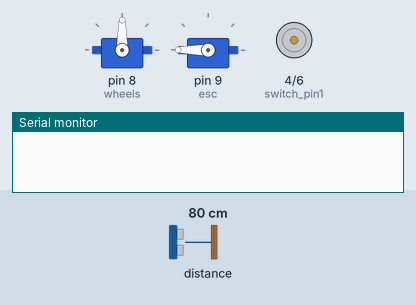
This sketch was run on a simulated Arduino Uno, built with avr-gcc and run on an emulated ATmega328P. Parts: 2 × servo, motor-driver pin pairs drawn as motors (green arrow = first pin HIGH = forward, orange = second pin HIGH = backward, longer = more drive), the last lines printed to the serial monitor. Wiring (inferred from the names in the program): LIDAR-Lite range finder at I2C address 0x62. Inputs (shaded band) come from the test bench; at power-on: distance to the obstacle 80 cm.

Above: at 0.1 s.
At 1.1 s:
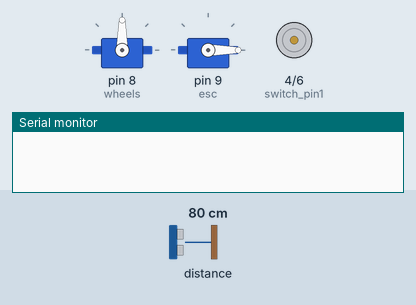
At 2.1 s:
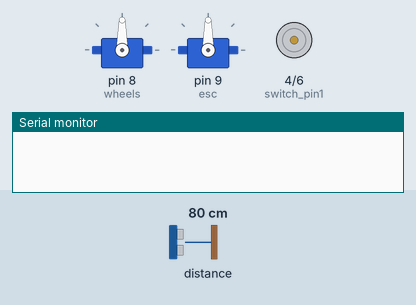
At 3.1 s:
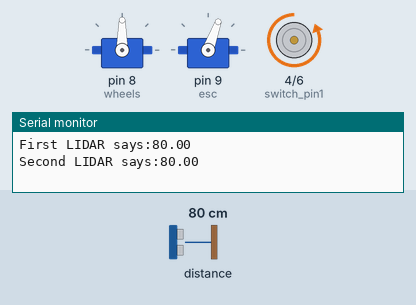
Timing chart, 0 to 40.0 s (numbered marks = the images above):
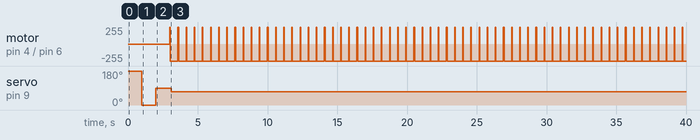

The sketch:

LIDAR_CAR_Pranay_YC.ino
```cpp
#include <Wire.h>
#include <math.h>
#include <Servo.h>
#define    LIDARLite_ADDRESS   0x62          // Default I2C Address of LIDAR-Lite.
#define    RegisterMeasure     0x00          // Register to write to initiate ranging.
#define    MeasureValue        0x04          // Value to initiate ranging.
#define    RegisterHighLowB    0x8f          // Register to get both High and Low bytes in 1 call.

int reading = 0;
int switch_pin1=4;
int switch_pin2=6;
double d_LIDAR1;
double d_LIDAR2;

Servo wheels; // servo for turning the wheels
Servo esc; // not actually a servo, but controlled like one!
bool startup = true; // used to ensure startup only happens once
int startupDelay = 1000; // time to pause at each calibration step
double maxSpeedOffset = 45; // maximum speed magnitude, in servo 'degrees'
double maxWheelOffset = 85; // maximum wheel turn magnitude, in servo 'degrees'

void setup(){
  Wire.begin(); // join i2c bus
  Serial.begin(9600); // start serial communication at 9600bps
  pinMode(switch_pin1, OUTPUT);
  pinMode(switch_pin2, OUTPUT);
  digitalWrite(switch_pin1,LOW);
  digitalWrite(switch_pin2,LOW);
  wheels.attach(8); // initialize wheel servo to Digital IO Pin #8
  esc.attach(9); // initialize ESC to Digital IO Pin #9
  calibrateESC();
}


/* Convert degree value to radians */
double degToRad(double degrees){
  return (degrees * 71) / 4068;
}


/* Convert radian value to degrees */
double radToDeg(double radians){
  return (radians * 4068) / 71;
}

/* Calibrate the ESC by sending a high signal, then a low, then middle.*/
void calibrateESC(){
    esc.write(180); // full backwards
    delay(startupDelay);
    esc.write(0); // full forwards
    delay(startupDelay);
    esc.write(90); // neutral
    delay(startupDelay);
    esc.write(90); // reset the ESC to neutral (non-moving) value
}


void loop(){
D_CAR();
esc.write(70); // full forwards
delay(500);
}


double D_CAR(){
//double a = getDistance_1();
//double b = getDistance_2();
for(int i=0;i<2;i++){
     if(i==0){
       digitalWrite(switch_pin1, HIGH);
       digitalWrite(switch_pin2, LOW);
      // while(d_LIDAR1==0.0){
       d_LIDAR1 = (double)get_LIDAR_data();
      // }
       Serial.print("First LIDAR says:");
       Serial.print(d_LIDAR1);
       Serial.println();
     }
     else if(i==1){
       digitalWrite(switch_pin1, LOW);
       digitalWrite(switch_pin2, HIGH);
      // while(d_LIDAR2==0.0){
       d_LIDAR2 = (double)get_LIDAR_data();
      // }
       Serial.print("Second LIDAR says:");
       Serial.print(d_LIDAR2);
       Serial.println();
     }
}
double a = d_LIDAR1;
double b = d_LIDAR2;
double w = 13.0;
double l = 26.0;
double c = ((a+b+w)/2);
double __d = (l/(a-b));
double __f = atan(__d);

if (abs(a-b) < 5){
  wheels.write(90);
}
else{
if (__f < 0){  // The car is going right
double orientation =  (180 + radToDeg(__f));
Serial.print("Orientation : ");
Serial.println(orientation);
double wheelwrite =  (orientation) ;
Serial.print("wheelwrite : ");
Serial.print(wheelwrite);
wheels.write(wheelwrite) ;

}

if( __f > 0){
double orientation = radToDeg(__f);
Serial.print("Orientation : ");
Serial.println(orientation);
double wheelwrite = (orientation);
Serial.print("wheelwrite : ");
Serial.print(wheelwrite);
wheels.write(wheelwrite) ;
}

}

//Serial.print("IR_1 : ");
//Serial.println(b);
//Serial.print("IR_2 : ");
//Serial.println(a);


}

int get_LIDAR_data()
{
    Wire.beginTransmission((int)LIDARLite_ADDRESS); // transmit to LIDAR-Lite
  Wire.write((int)RegisterMeasure); // sets register pointer to  (0x00)
  Wire.write((int)MeasureValue); // sets register pointer to  (0x00)
  Wire.endTransmission(); // stop transmitting

  delay(20); // Wait 20ms for transmit

  Wire.beginTransmission((int)LIDARLite_ADDRESS); // transmit to LIDAR-Lite
  Wire.write((int)RegisterHighLowB); // sets register pointer to (0x8f)
  Wire.endTransmission(); // stop transmitting

  delay(20); // Wait 20ms for transmit

  Wire.requestFrom((int)LIDARLite_ADDRESS, 2); // request 2 bytes from LIDAR-Lite

  if(2 <= Wire.available()) // if two bytes were received
  {
    reading = Wire.read(); // receive high byte (overwrites previous reading)
    reading = reading << 8; // shift high byte to be high 8 bits
    reading |= Wire.read(); // receive low byte as lower 8 bits
    //Serial.println(reading); // print the reading
  }
}
```

Measured:
- by itself, motor on pin 4 (switch_pin1) / pin 6 (switch_pin2): alternates forward 255/255 for 0.04 s and backward 255/255 for 0.54 s
- by itself, servo on pin 9 (esc): 180° → 0° at 1.0 s, → 90° 1.0 s later, → 70° 1.1 s later
